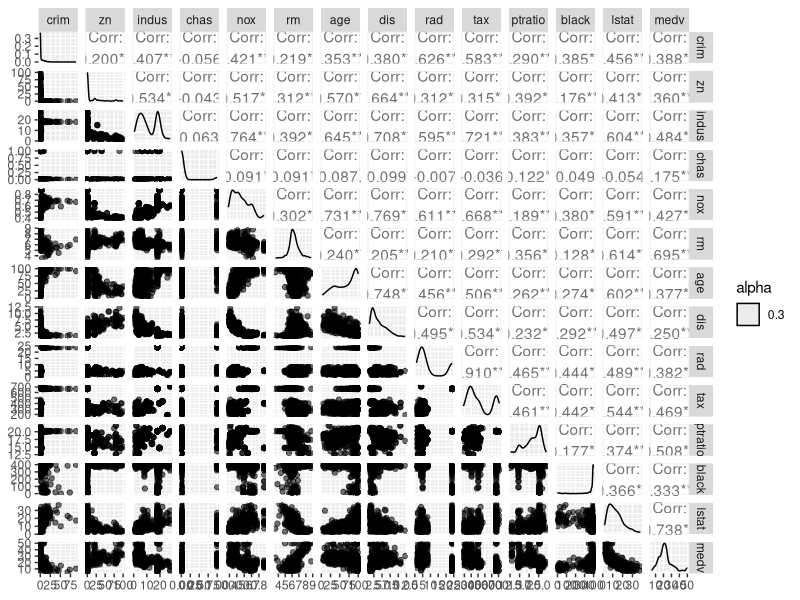
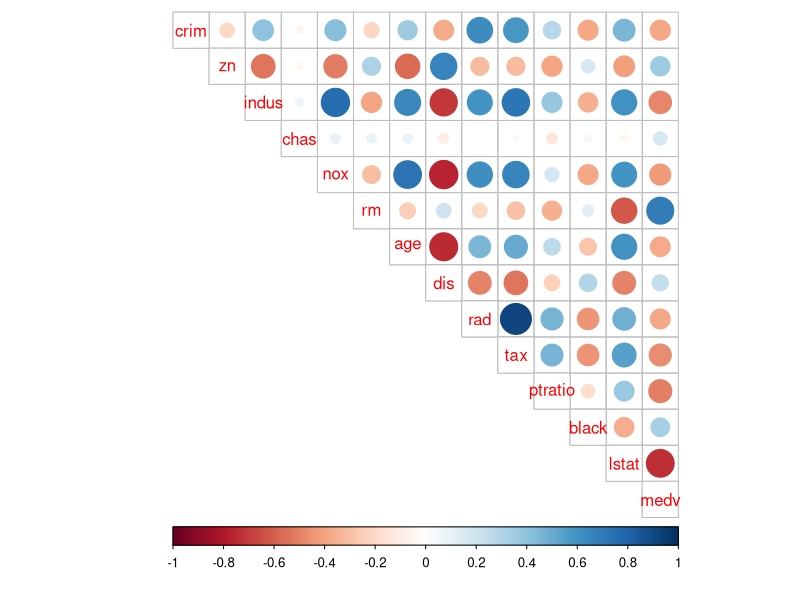
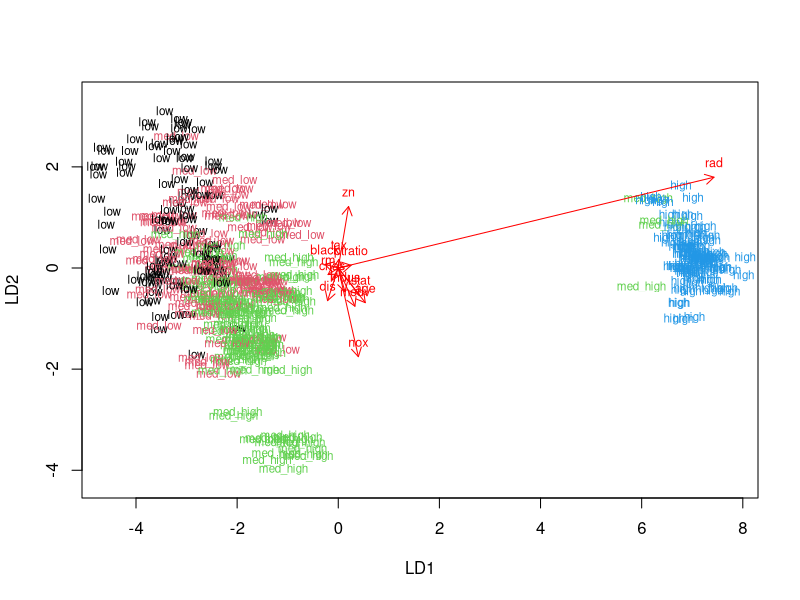

Write R code to recreate these figures, in order.
## ---- chunk 1
# Load libraries
library(corrplot)
library(dplyr)
## ---- chunk 2
library(MASS)
data("Boston")
str(Boston)
## ---- chunk 3
summary(Boston)
## ---- chunk 4
library(GGally)
library(ggplot2)

# Define the plot.
p <- ggpairs(Boston, mapping = aes(alpha=0.3), 
             lower = list(combo = wrap("facethist", bins = 20)), legend=1)

# Draw the plot
p

## ---- chunk 5
cor(Boston) %>% corrplot(method="circle", type="upper", cl.pos="b", tl.pos="d")
## ---- chunk 6
boston_scaled <- scale(Boston) %>% as.data.frame()
summary(boston_scaled)
## ---- chunk 7
# Create a quantile vector of crim and print it
bins <- quantile(boston_scaled$crim)

# Create a categorical variable 'crime'
crime <- cut(boston_scaled$crim, breaks = bins, include.lowest = TRUE, 
             label=c("low", "med_low", "med_high", "high"))

# Remove original crim from the dataset
boston_scaled <- dplyr::select(boston_scaled, -crim)

# Add the new categorical value to scaled data
boston_scaled <- data.frame(boston_scaled, crime)
## ---- chunk 8
# Set seed so the results are reproducible
set.seed(1234)
# Take randomly 80% of the observations to the training set
train.idx <- sample(nrow(boston_scaled), size = 0.8 * nrow(boston_scaled))
train <- boston_scaled[train.idx,]
# Take the remaining 20% to the test set
test <- boston_scaled[-train.idx,]
## ---- chunk 9
# linear discriminant analysis
lda.fit <- lda(crime ~ ., data = train)
## ---- chunk 10
# the function for lda biplot arrows
lda.arrows <- function(x, myscale = 1, arrow_heads = 0.1, color = "red", tex = 0.75, choices = c(1,2)){
  heads <- coef(x)
  arrows(x0 = 0, y0 = 0, 
         x1 = myscale * heads[,choices[1]], 
         y1 = myscale * heads[,choices[2]], col=color, length = arrow_heads)
  text(myscale * heads[,choices], labels = row.names(heads), 
       cex = tex, col=color, pos=3)
}

# target classes as numeric
classes <- as.numeric(train$crime)

# plot the lda results
plot(lda.fit, dimen = 2, col=classes, pch=classes)
lda.arrows(lda.fit, myscale = 2)
## ---- chunk 11
# Save the correct classes from test data
correct_classes <- test$crime

# Remove the crime variable from test data
test <- dplyr::select(test, -crime)

# predict classes with test data
lda.pred <- predict(lda.fit, newdata = test)

# cross tabulate the results
table(correct = correct_classes, predicted = lda.pred$class)
